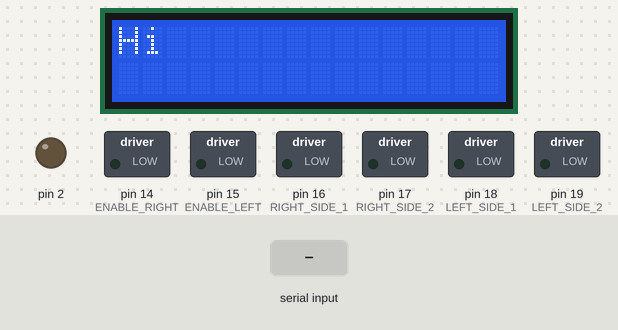
The sketch below on a simulated Arduino Uno, built with avr-gcc and run on an emulated ATmega328P. On the bench: 16×2 character LCD, switched loads named in the sketch (green lamp = pin HIGH), output pins drawn as LEDs (lit = HIGH). The inputs (shaded band) are chosen by the test bench. What the sketch prints to the serial monitor is not drawn.

Above: at 1.2 s.
1.3 s: "0\n" received over Serial
At 3.1 s:
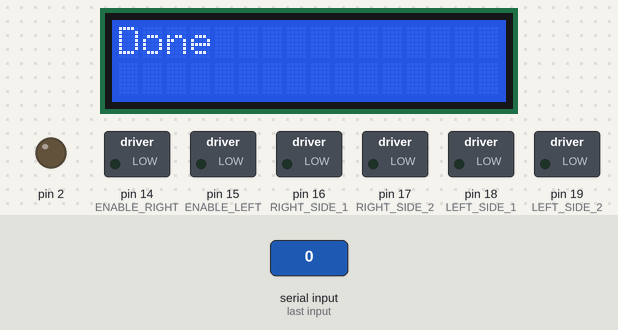
3.8 s: "1\n" received over Serial
At 3.81 s:
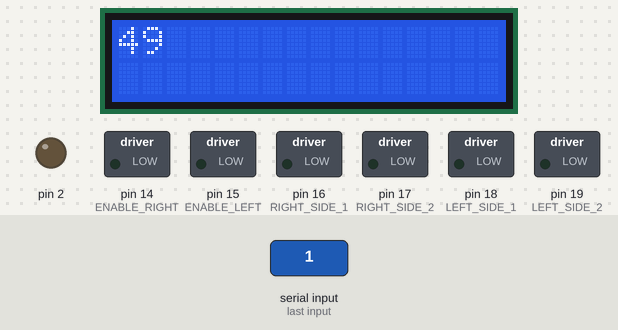
5.3 s: "2\n" received over Serial
At 5.31 s:
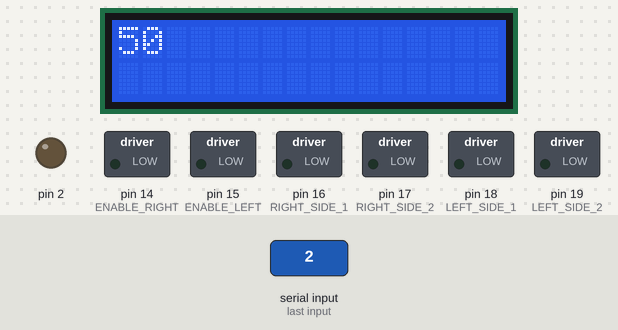
6.8 s: "3\n" received over Serial
At 6.85 s:
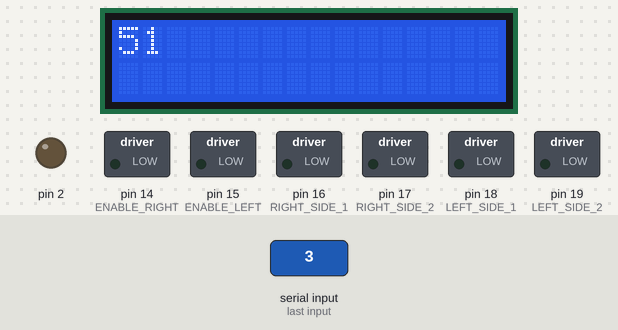
Timing chart, 0 to 9.4 s (numbered marks = the images above; inputs shaded):
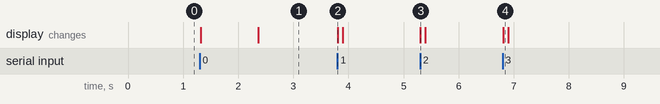

The sketch:

debug.ino
```cpp
#include <LiquidCrystal_I2C.h>
// functions for movement

LiquidCrystal_I2C lcd(0x27, 16, 2);

// counter for how long to drive for, before stopping/switching movement options
// tweak this variable to affect how far the bot drives
const static int movementTimeLimit = 100;

int incomingByte = 52;
bool moving = false;
int moveCounter = 0;
int currentMovement = 0;

const int ENABLE_RIGHT = 14;
const int ENABLE_LEFT = 15;

// Motor 1
// right side
const int RIGHT_SIDE_1 = 16;
const int RIGHT_SIDE_2 = 17;
// Motor 2
// left side
const int LEFT_SIDE_1 = 18;
const int LEFT_SIDE_2 = 19;

const int ON_PERCENT = 0.78;

// function declarations
void turnRight();
void turnLeft();
void Forward();
void turnBack();
void stop();

void setup()
{
    Serial.begin(115200);
    Serial.println("Ready to move!");
    // DEBUG UART
    pinMode(2, OUTPUT);

    // set enable
    pinMode(ENABLE_RIGHT, OUTPUT);
    pinMode(ENABLE_LEFT, OUTPUT);


    // set pin modes of motor
    pinMode(RIGHT_SIDE_1, OUTPUT);
    pinMode(RIGHT_SIDE_2, OUTPUT);
    pinMode(LEFT_SIDE_1, OUTPUT);
    pinMode(LEFT_SIDE_2, OUTPUT);

    lcd.init(); // initialize the lcd
    lcd.backlight();
    lcd.clear();
    lcd.setCursor(0, 0);
    lcd.print("Hi");

}

void loop()
{
    // is there an incoming command?
    if (Serial.available() > 0)
    {
        // read the incoming byte:
        incomingByte = Serial.read();

        // filter out the newline
        if (incomingByte == 10)
        {
            return;
        }

        Serial.print("I received: ");
        Serial.println(incomingByte);
        // are we moving?

        // set move counter to 0
        moveCounter = 0;

        // set current movement to be this command
        currentMovement = incomingByte;

        lcd.clear();
        lcd.setCursor(0, 0);
        lcd.print(incomingByte);
    }

    // execute current movement

    // commands:
    // these numbers are sent as ascii characters!
    // 0 sent (48) -> "FORWARD"
    // 1 sent (49) -> "BACKWARD"
    // 2 sent (50) -> "TURNLEFT"
    // 3 sent (51) -> "TURNRIGHT"
    // 4 sent (52) -> "WAIT"

    // TODO: tie the movement functions to each case
    bool moved = false;
    switch (currentMovement)
    {
    case 48:
        // "0"
        Serial.println("FORWARD");
        moved = true;
        lcd.clear();
        lcd.setCursor(0, 0);
        lcd.print("FORWARD");
        // Forward();
        break;
    case 49:
        // "1"
        Serial.println("BACKWARD");
        moved = true;
        // turnBack();
        break;
    case 50:
        // "2"
        Serial.println("TURNLEFT");
        moved = true;
        // turnLeft();
        break;
    case 51:
        // "3"
        Serial.println("TURNRIGHT");
        moved = true;
        // turnRight();
        break;
    case 52:
        // "4"
        // Serial.println("WAIT");
        moved = true;
        // stop();
        break;
    case 53:
        // "5"
        // meant for debugging UART communication
        // digitalWrite(2, HIGH);
        break;
    default:
        // Serial.println("UNKNOWN");
        // TODO: make it wait
        moved = false;
        // stop();
        // digitalWrite(2, HIGH);
        break;
    }

    if (moved)
    {
        // increment movement counter
        moveCounter++;
        // Serial.println(moveCounter);
    }

    // check if we are done with the movement
    if (moveCounter > movementTimeLimit)
    {
        Serial.println("Done");
        lcd.clear();
        lcd.setCursor(0, 0);
        lcd.print("Done");
        // stop moving
        moving = false;
        moveCounter = 0;
        currentMovement = -1;
    }
}

void turnRight()
{

    digitalWrite(RIGHT_SIDE_1, HIGH); // HIGH --> reverse, LOW --> forward
    digitalWrite(RIGHT_SIDE_2, LOW);  // LOW --> reverse, HIGH --> forward

    digitalWrite(LEFT_SIDE_1, HIGH);  // LOW --> forward
    digitalWrite(LEFT_SIDE_2, LOW); // HIGH --> forward

    digitalWrite(ENABLE_RIGHT, HIGH);
    digitalWrite(ENABLE_LEFT, HIGH);
}
void turnBack()
{

    digitalWrite(RIGHT_SIDE_1, HIGH);
    digitalWrite(RIGHT_SIDE_2, LOW);

    digitalWrite(LEFT_SIDE_1, LOW);
    digitalWrite(LEFT_SIDE_2, HIGH);

    digitalWrite(ENABLE_RIGHT, HIGH);
    digitalWrite(ENABLE_LEFT, HIGH);
}

void turnLeft()
{

    digitalWrite(RIGHT_SIDE_1, LOW);
    digitalWrite(RIGHT_SIDE_2, HIGH);

    digitalWrite(LEFT_SIDE_1, LOW);
    digitalWrite(LEFT_SIDE_2, HIGH);

    digitalWrite(ENABLE_RIGHT, HIGH);
    digitalWrite(ENABLE_LEFT, HIGH);
}

void Forward()
{

    digitalWrite(RIGHT_SIDE_1, LOW);
    digitalWrite(RIGHT_SIDE_2, HIGH);

    digitalWrite(LEFT_SIDE_1, HIGH);
    digitalWrite(LEFT_SIDE_2, LOW);

    digitalWrite(ENABLE_RIGHT, HIGH);
    digitalWrite(ENABLE_LEFT, HIGH);
}
void stop()
{
    digitalWrite(ENABLE_RIGHT, LOW);
    digitalWrite(ENABLE_LEFT, LOW);
}
```

Measured:
- after the input at 1.3 s, the display: first changes at once (image 1 shows a later state)
- after the input at 3.8 s, the display: changes at once (image 2)
- after the input at 5.3 s, the display: changes at once (image 3)
- after the input at 6.8 s, the display: changes at once (image 4)
